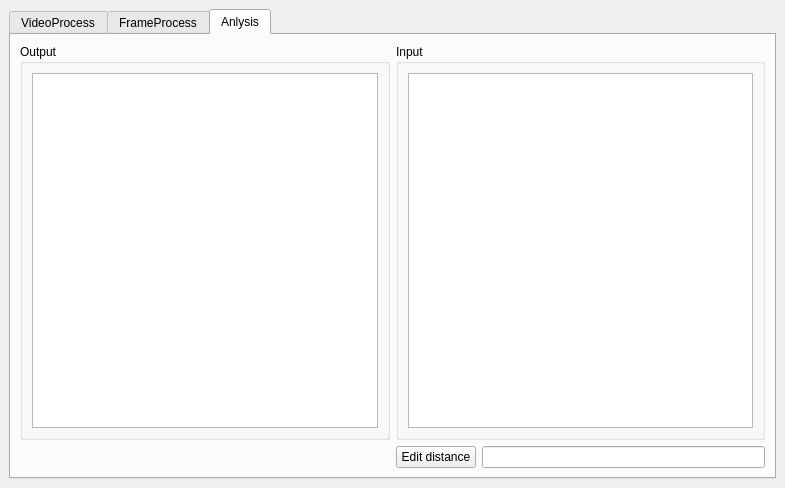
<?xml version="1.0" encoding="UTF-8"?>
<ui version="4.0">
 <class>MainWindow</class>
 <widget class="QMainWindow" name="MainWindow">
  <property name="geometry">
   <rect>
    <x>0</x>
    <y>0</y>
    <width>785</width>
    <height>488</height>
   </rect>
  </property>
  <property name="windowTitle">
   <string>MainWindow</string>
  </property>
  <widget class="QWidget" name="centralwidget">
   <layout class="QGridLayout" name="gridLayout">
    <item row="0" column="0">
     <widget class="QTabWidget" name="tabWidget">
      <property name="currentIndex">
       <number>2</number>
      </property>
      <widget class="QWidget" name="tab_1">
       <attribute name="title">
        <string>VideoProcess</string>
       </attribute>
       <layout class="QGridLayout" name="gridLayout_2">
        <item row="0" column="0">
         <layout class="QHBoxLayout" name="horizontalLayout">
          <item>
           <widget class="QLabel" name="label">
            <property name="text">
             <string>VideoPath:</string>
            </property>
           </widget>
          </item>
          <item>
           <widget class="QLineEdit" name="lineEdit_videoPath"/>
          </item>
          <item>
           <widget class="QPushButton" name="pushButton_selectFile">
            <property name="text">
             <string>Select File</string>
            </property>
           </widget>
          </item>
          <item>
           <widget class="QPushButton" name="pushButton_Unlock">
            <property name="text">
             <string>Unlock Video</string>
            </property>
           </widget>
          </item>
         </layout>
        </item>
        <item row="1" column="0">
         <widget class="QTextEdit" name="textEdit_unlock"/>
        </item>
       </layout>
      </widget>
      <widget class="QWidget" name="tab_2">
       <attribute name="title">
        <string>FrameProcess</string>
       </attribute>
       <layout class="QGridLayout" name="gridLayout_6">
        <item row="0" column="0">
         <layout class="QHBoxLayout" name="horizontalLayout_4">
          <item>
           <widget class="QGroupBox" name="groupBox">
            <property name="title">
             <string>Origin Image</string>
            </property>
            <layout class="QGridLayout" name="gridLayout_3" rowstretch="0,1">
             <item row="0" column="0">
              <layout class="QHBoxLayout" name="horizontalLayout_2">
               <item>
                <spacer name="horizontalSpacer">
                 <property name="orientation">
                  <enum>Qt::Horizontal</enum>
                 </property>
                 <property name="sizeHint" stdset="0">
                  <size>
                   <width>40</width>
                   <height>20</height>
                  </size>
                 </property>
                </spacer>
               </item>
               <item>
                <widget class="QPushButton" name="pushButton_chooseFrame">
                 <property name="text">
                  <string>Choose Frame</string>
                 </property>
                </widget>
               </item>
              </layout>
             </item>
             <item row="1" column="0">
              <widget class="QLabel" name="label_origin">
               <property name="text">
                <string/>
               </property>
              </widget>
             </item>
            </layout>
           </widget>
          </item>
          <item>
           <widget class="QGroupBox" name="groupBox_2">
            <property name="title">
             <string>After Recognize</string>
            </property>
            <layout class="QGridLayout" name="gridLayout_4" rowstretch="0,1">
             <item row="0" column="0">
              <layout class="QHBoxLayout" name="horizontalLayout_3">
               <item>
                <spacer name="horizontalSpacer_2">
                 <property name="orientation">
                  <enum>Qt::Horizontal</enum>
                 </property>
                 <property name="sizeHint" stdset="0">
                  <size>
                   <width>149</width>
                   <height>20</height>
                  </size>
                 </property>
                </spacer>
               </item>
               <item>
                <widget class="QPushButton" name="pushButton_recognize">
                 <property name="text">
                  <string>Recognize</string>
                 </property>
                </widget>
               </item>
              </layout>
             </item>
             <item row="1" column="0">
              <widget class="QLabel" name="label_after">
               <property name="text">
                <string/>
               </property>
              </widget>
             </item>
            </layout>
           </widget>
          </item>
         </layout>
        </item>
        <item row="1" column="0">
         <widget class="QGroupBox" name="groupBox_3">
          <property name="title">
           <string>Info</string>
          </property>
          <layout class="QGridLayout" name="gridLayout_5">
           <item row="0" column="0">
            <widget class="QLineEdit" name="lineEdit_info"/>
           </item>
          </layout>
         </widget>
        </item>
       </layout>
      </widget>
      <widget class="QWidget" name="tab_3">
       <attribute name="title">
        <string>Anlysis</string>
       </attribute>
       <layout class="QGridLayout" name="gridLayout_9">
        <item row="0" column="0">
         <widget class="QGroupBox" name="groupBox_4">
          <property name="title">
           <string>Output</string>
          </property>
          <layout class="QGridLayout" name="gridLayout_7">
           <item row="0" column="0">
            <widget class="QTextEdit" name="textEdit_output"/>
           </item>
          </layout>
         </widget>
        </item>
        <item row="0" column="1">
         <widget class="QGroupBox" name="groupBox_5">
          <property name="title">
           <string>Input</string>
          </property>
          <layout class="QGridLayout" name="gridLayout_8">
           <item row="0" column="0">
            <widget class="QTextEdit" name="textEdit_input"/>
           </item>
          </layout>
         </widget>
        </item>
        <item row="1" column="1">
         <layout class="QHBoxLayout" name="horizontalLayout_5">
          <item>
           <widget class="QPushButton" name="pushButton_editDistance">
            <property name="text">
             <string>Edit distance</string>
            </property>
           </widget>
          </item>
          <item>
           <widget class="QLineEdit" name="lineEdit_distance"/>
          </item>
         </layout>
        </item>
       </layout>
      </widget>
     </widget>
    </item>
   </layout>
  </widget>
 </widget>
 <resources/>
 <connections/>
</ui>
